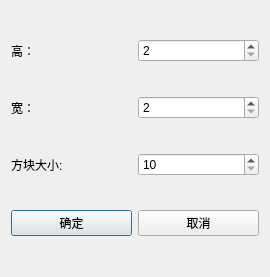
<?xml version="1.0" encoding="UTF-8"?>
<ui version="4.0">
 <class>SettingDialog</class>
 <widget class="QDialog" name="SettingDialog">
  <property name="geometry">
   <rect>
    <x>0</x>
    <y>0</y>
    <width>270</width>
    <height>277</height>
   </rect>
  </property>
  <property name="windowTitle">
   <string>Dialog</string>
  </property>
  <layout class="QVBoxLayout" name="verticalLayout">
   <item>
    <layout class="QHBoxLayout" name="horizontalLayout_3">
     <item>
      <widget class="QLabel" name="label">
       <property name="text">
        <string>高：</string>
       </property>
      </widget>
     </item>
     <item>
      <widget class="QSpinBox" name="spinBox_height">
       <property name="minimum">
        <number>2</number>
       </property>
       <property name="maximum">
        <number>10</number>
       </property>
      </widget>
     </item>
    </layout>
   </item>
   <item>
    <layout class="QHBoxLayout" name="horizontalLayout_2">
     <item>
      <widget class="QLabel" name="label_2">
       <property name="text">
        <string>宽：</string>
       </property>
      </widget>
     </item>
     <item>
      <widget class="QSpinBox" name="spinBox_width">
       <property name="minimum">
        <number>2</number>
       </property>
       <property name="maximum">
        <number>10</number>
       </property>
      </widget>
     </item>
    </layout>
   </item>
   <item>
    <layout class="QHBoxLayout" name="horizontalLayout_4">
     <item>
      <widget class="QLabel" name="label_3">
       <property name="text">
        <string>方块大小:</string>
       </property>
      </widget>
     </item>
     <item>
      <widget class="QSpinBox" name="spinBox_block">
       <property name="minimum">
        <number>10</number>
       </property>
       <property name="maximum">
        <number>80</number>
       </property>
      </widget>
     </item>
    </layout>
   </item>
   <item>
    <layout class="QHBoxLayout" name="horizontalLayout">
     <item>
      <widget class="QPushButton" name="pushButton">
       <property name="text">
        <string>确定</string>
       </property>
      </widget>
     </item>
     <item>
      <widget class="QPushButton" name="pushButton_2">
       <property name="text">
        <string>取消</string>
       </property>
      </widget>
     </item>
    </layout>
   </item>
  </layout>
 </widget>
 <resources/>
 <connections/>
</ui>
